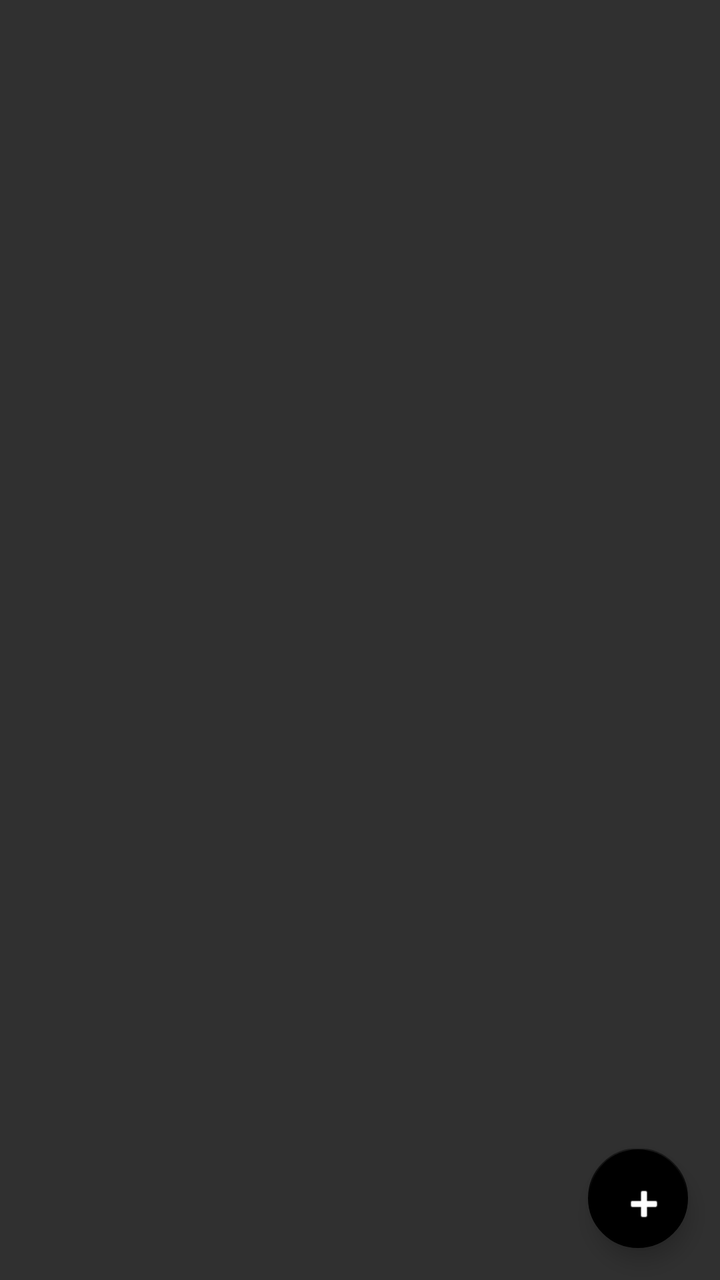
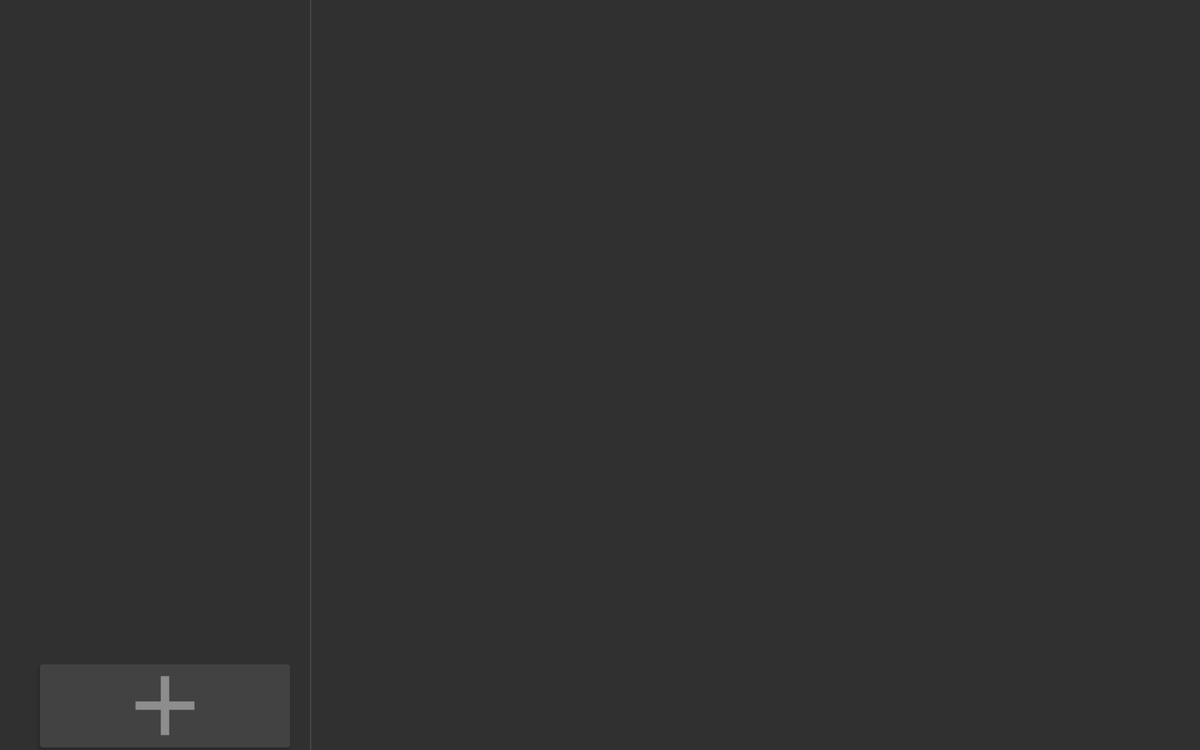

Two renders of one Android screen. The first uses the default layout on a phone; the second uses the alternative layout the repository ships for a different screen configuration, on a matching device. The two XML files are below.
<!-- AndroidManifest.xml: activity theme DarkNoActionBar -->
<!-- res/layout/workout_list.xml -->
<?xml version="1.0" encoding="utf-8"?>
<android.support.design.widget.CoordinatorLayout xmlns:android="http://schemas.android.com/apk/res/android"
    xmlns:app="http://schemas.android.com/apk/res-auto"
    xmlns:tools="http://schemas.android.com/tools"
    android:layout_width="match_parent"
    android:layout_height="match_parent"
    android:fitsSystemWindows="true"
    tools:context="hu.bme.aut.dbalazs.fitnesstracker.WorkoutListActivity">
    <android.support.v7.widget.RecyclerView
        xmlns:app="http://schemas.android.com/apk/res-auto"
        xmlns:tools="http://schemas.android.com/tools"
        android:id="@+id/workout_list"
        android:name="hu.bme.aut.dbalazs.fitnesstracker.WorkoutListFragment"
        android:layout_width="match_parent"
        android:layout_height="match_parent"
        android:layout_marginLeft="2dp"
        android:layout_marginRight="2dp"
        app:layoutManager="LinearLayoutManager"
        tools:context="hu.bme.aut.dbalazs.fitnesstracker.WorkoutListActivity"
        tools:listitem="@layout/workout_item" >

    </android.support.v7.widget.RecyclerView>
    <android.support.design.widget.FloatingActionButton
        xmlns:app="http://schemas.android.com/apk/res-auto"
        android:id="@+id/workoutFab"
        android:layout_width="50dp"
        android:layout_height="50dp"
        android:layout_gravity="bottom|end"
        android:layout_margin="@dimen/fab_margin"
        app:backgroundTint="#000000"
        android:tint="#FFFFFF"
        app:srcCompat="@android:drawable/ic_input_add" />
</android.support.design.widget.CoordinatorLayout>
<!-- resources referenced by this layout -->
<resources>
  <dimen name="fab_margin">16dp</dimen>
  <style name="DarkNoActionBar" parent="Theme.AppCompat.NoActionBar">
          
      </style>
</resources>
<!-- res/layout-w900dp/workout_list.xml (the repository's variant of the layout above) -->
<!-- drawn on a 7-inch tablet turned sideways -->
<LinearLayout xmlns:android="http://schemas.android.com/apk/res/android"
    xmlns:app="http://schemas.android.com/apk/res-auto"
    xmlns:tools="http://schemas.android.com/tools"
    android:layout_width="match_parent"
    android:layout_height="match_parent"
    android:layout_marginLeft="16dp"
    android:layout_marginRight="16dp"
    android:baselineAligned="false"
    android:divider="?android:attr/dividerHorizontal"
    android:orientation="horizontal"
    android:showDividers="middle"
    tools:context="hu.bme.aut.dbalazs.fitnesstracker.WorkoutListActivity">

    
    <LinearLayout
        android:layout_width="wrap_content"
        android:layout_height="match_parent"
        android:orientation="vertical">

        <android.support.v7.widget.RecyclerView xmlns:android="http://schemas.android.com/apk/res/android"
            xmlns:tools="http://schemas.android.com/tools"
            android:id="@+id/workout_list"
            android:name="hu.bme.aut.dbalazs.fitnesstracker.WorkoutListFragment"
            android:layout_width="@dimen/item_width"
            android:layout_height="0dp"
            android:layout_weight="8"
            android:layout_marginLeft="16dp"
            android:layout_marginRight="16dp"
            app:layoutManager="LinearLayoutManager"
            tools:context="hu.bme.aut.dbalazs.fitnesstracker.WorkoutListActivity"
            tools:listitem="@layout/workout_item" />

        <android.support.v7.widget.CardView
            android:id="@+id/workout_list_add_twoPane"
            android:layout_width="200dp"
            android:layout_height="0dp"
            android:layout_weight="1"
            android:layout_marginLeft="16dp"
            android:layout_marginRight="16dp"
            android:layout_marginTop="2dp"
            android:layout_marginBottom="2dp">
            <ImageView
                android:layout_width="wrap_content"
                android:layout_height="wrap_content"
                android:src="@drawable/ic_plus_dark"
                android:layout_gravity="center"/>
        </android.support.v7.widget.CardView>
    </LinearLayout>

    <FrameLayout
        android:id="@+id/exercise_list_fragment"
        android:layout_width="0dp"
        android:layout_height="match_parent"
        android:layout_weight="3" />

</LinearLayout>
<!-- resources referenced by the variant -->
<!-- as a 7-inch tablet turned sideways resolves them -->
<resources>
  <dimen name="item_width">200dp</dimen>
  <!-- drawable ic_plus_dark: png bitmap (drawable-hdpi, 673 bytes) -->
  <style name="DarkNoActionBar" parent="Theme.AppCompat.NoActionBar">
          
      </style>
</resources>
